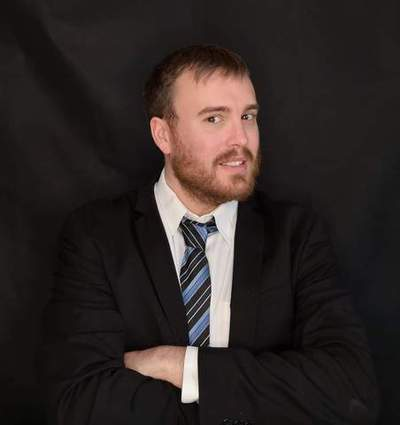
#> input picture 3_FaceDetect_ViolaJones_HaarCascade/photo.jpg, 400 x 425 px
$ python facedetect.py
#> lines starting #> are read from the running program, lines starting #| are printed output that depends on the picture; after the words box and inside, x2 and y2 are one past the last pixel; in counts of white or black regions, pixels touching at a corner belong together
#Imports
import numpy as np
import cv2

#On charge les classifieurs préexistants pour le visage et les yeux
face_cascade = cv2.CascadeClassifier("haarcascade_frontalface_default.xml")
eye_cascade = cv2.CascadeClassifier("haarcascade_eye.xml")

#Charge la photo sur laquelle on travaille
img = cv2.imread("photo.jpg")
#> img is the input picture: shape (425, 400, 3); mean B, G, R 37.5, 39.2, 47.3
gray = cv2.cvtColor(img, cv2.COLOR_BGR2GRAY)
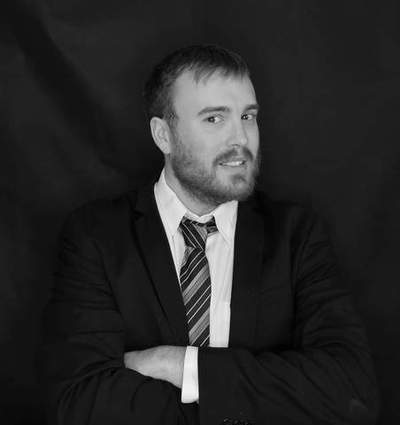
#> gray: shape (425, 400); min 0, max 254, mean 41.3
faces = face_cascade.detectMultiScale(gray, 1.3, 5)
#> faces = [[178, 77, 105, 105]]

#Pour chaque visage détecté on dessine un rectangle
for (x,y,w,h) in faces:
    img = cv2.rectangle(img,(x,y),(x+w,y+h),(255,0,0),2)
    roi_gray = gray[y:y+h, x:x+w]
    roi_color = img[y:y+h, x:x+w]
    eyes = eye_cascade.detectMultiScale(roi_gray)
    # Pour chaque oeil détecté on dessine un rectangle
    for (ex,ey,ew,eh) in eyes:
        cv2.rectangle(roi_color,(ex,ey),(ex+ew,ey+eh),(0,255,0),2)
        cv2.imshow('img',img)
#> this loop made 1 pass
#> (x, y, w, h, eyes) on pass 1: (178, 77, 105, 105, [[58, 28, 22, 22], [20, 27, 28, 28], [32, 72, 23, 23]])
#> pass 1, `img = cv2.rectangle(img,(x,y),(x+w,y+h),(255,0,0),2)`:
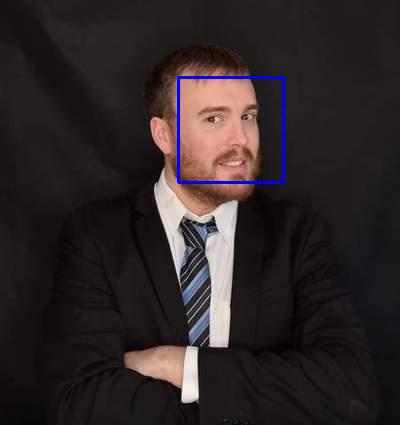
#> img: shape (425, 400, 3); 0.74% of pixels changed, all inside (x1, y1, x2, y2) = (177, 76, 285, 184)
#> pass 1, `roi_gray = gray[y:y+h, x:x+w]`:
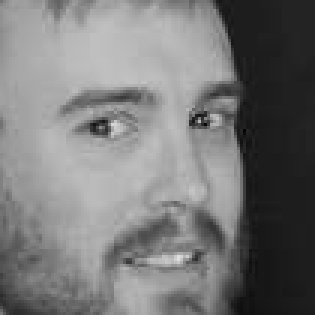
#> roi_gray: shape (105, 105) (shown 3 times larger); min 4, max 222, mean 119.9
#> pass 1, `roi_color = img[y:y+h, x:x+w]`:
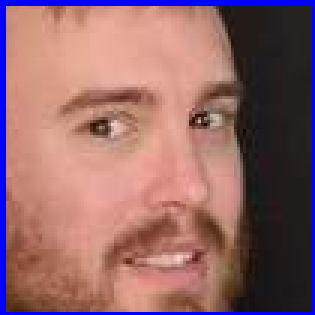
#> roi_color: shape (105, 105, 3) (shown 3 times larger); mean B, G, R 105.4, 103.1, 146
#> pass 1, `cv2.imshow('img',img)`:
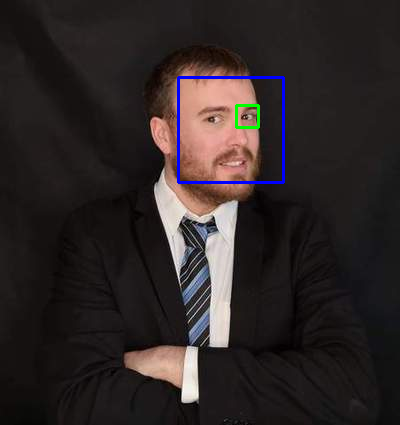
#> window 'img': shape (425, 400, 3); mean B, G, R 38.7, 38.8, 46.2
#> after the loop:
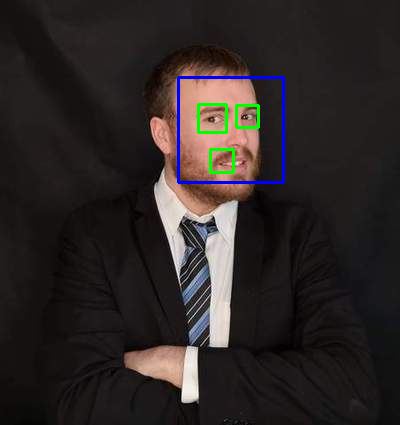
#> img: shape (425, 400, 3); 0.51% of pixels changed, all inside (x1, y1, x2, y2) = (197, 103, 260, 174)
#> after the loop:
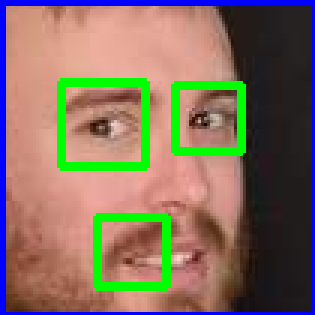
#> roi_color: shape (105, 105, 3) (shown 3 times larger); 7.84% of pixels changed, all inside (x1, y1, x2, y2) = (19, 26, 82, 97)
cv2.waitKey(0) #On attend la pression d'une touche
cv2.destroyAllWindows() #libère les ressources liées à la fenêtre
